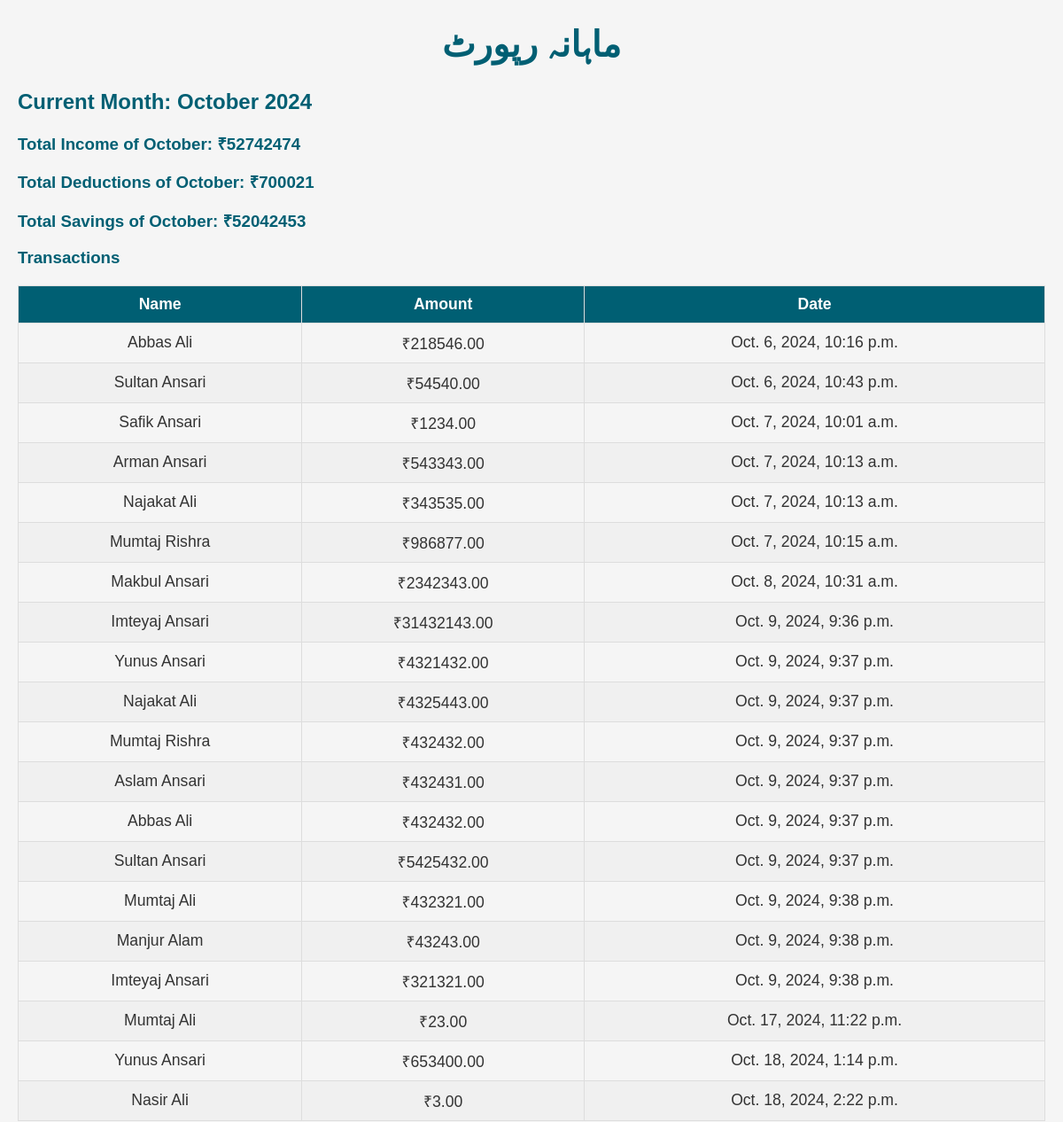
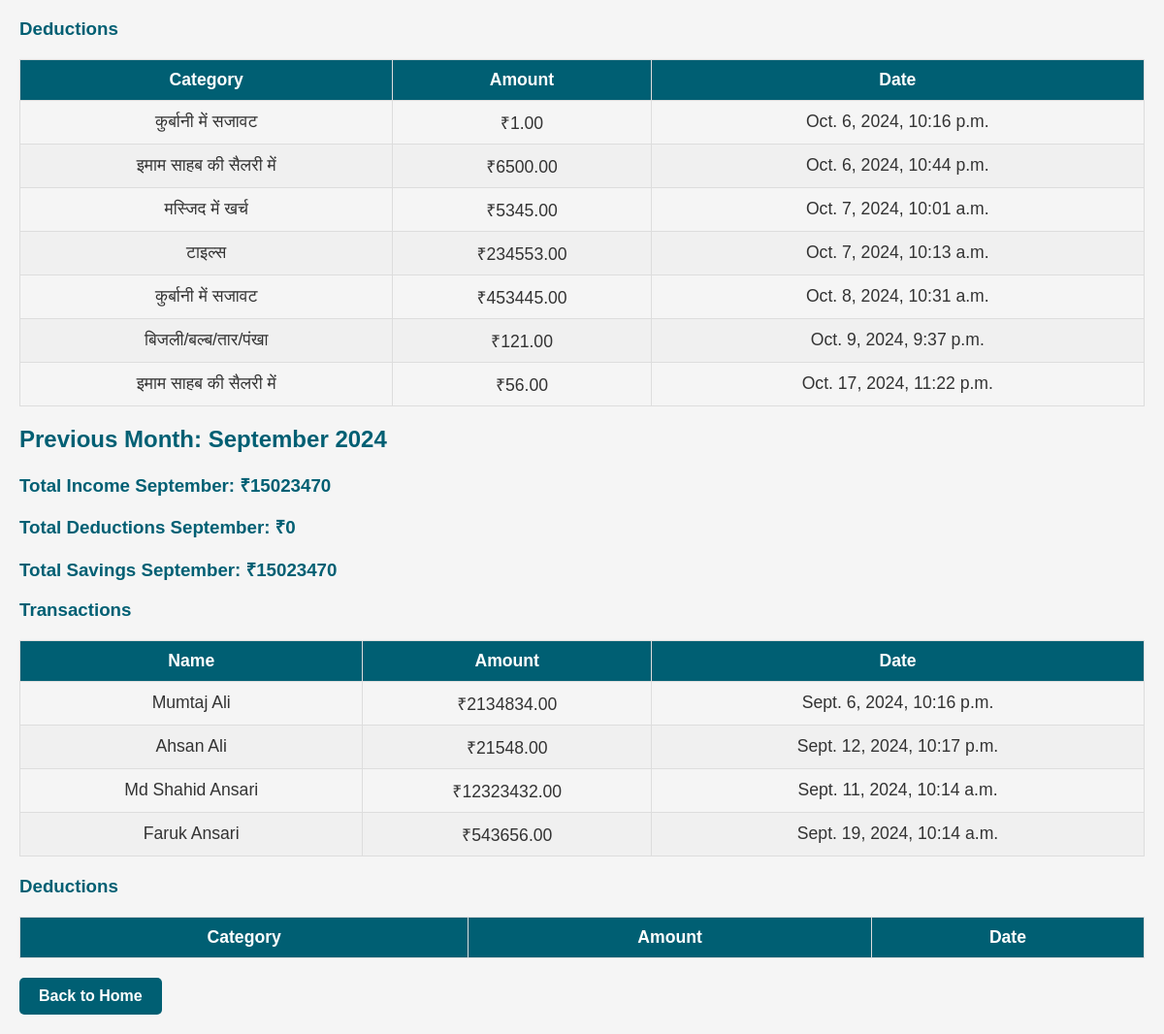
/monthwise-report/, run on the app's committed database (2 pictures, top to bottom).
### community_fund/models.py (models this page shows, shortened)
class Transaction(models.Model):
    user = models.ForeignKey(User, on_delete=models.CASCADE)
    amount = models.DecimalField(max_digits=10, decimal_places=2)
    date = models.DateTimeField(default=timezone.now)

class User(models.Model):
    name = models.CharField(max_length=100)
    joined_date = models.DateTimeField(default=timezone.now)
    is_active = models.BooleanField(default=True)

class Deduction(models.Model):
    CATEGORY_CHOICES = [
        ('इमाम साहब की सैलरी में', 'इमाम साहब की सैलरी में'),
        ('मस्जिद में खर्च', 'मस्जिद में खर्च'),
        ('बिजली/बल्ब/तार/पंखा', 'बिजली/बल्ब/तार/पंखा'),
        ('साउंड सिस्टम', 'साउंड सिस्टम'),
        ('ईद में सजावट', 'ईद में सजावट'),
        ('कुर्बानी में सजावट', 'कुर्बानी में सजावट'),
        ('चापाकल', 'चापाकल'),
        ('वाइपर खरीदने में', 'वाइपर खरीदने में'),
        ('झाड़ू', 'झाड़ू'),
        ('ताला/चाबी', 'ताला/चाबी'),
        ('लोटा', 'लोटा'),
        ('पेंटिंग', 'पेंटिंग'),
        ('ईंट', 'ईंट'),
        ('गिट्टी', 'गिट्टी'),
        ('बालू', 'बालू'),
        ('सीमेंट', 'सीमेंट'),
        ('छड़', 'छड़'),
        ('मिस्त्री/लेबर', 'मिस्त्री/लेबर'),
        ('टाइल्स', 'टाइल्स'),
    ]
    category = models.CharField(max_length=30, choices=CATEGORY_CHOICES)
    amount = models.DecimalField(max_digits=10, decimal_places=2)
    date = models.DateTimeField(default=timezone.now)

### community_fund/views.py (the view)
# urls.py: path('monthwise-report/', monthwise_report, name='monthwise_report')
def monthwise_report(request):
    now = timezone.now()
    current_month = now.month
    current_year = now.year
    first_day_of_current_month = datetime.date(current_year, current_month, 1)
    last_day_of_current_month = datetime.date(current_year, current_month, monthrange(current_year, current_month)[1])
    first_day_of_previous_month = datetime.date(current_year, current_month - 1, 1) if current_month > 1 else datetime.date(current_year - 1, 12, 1)
    last_day_of_previous_month = datetime.date(current_year, current_month, 1) - datetime.timedelta(days=1)
    current_month_transactions = Transaction.objects.filter(date__range=[first_day_of_current_month, now])
    current_month_deductions = Deduction.objects.filter(date__range=[first_day_of_current_month, now])
    previous_month_transactions = Transaction.objects.filter(date__range=[first_day_of_previous_month, last_day_of_previous_month])
    previous_month_deductions = Deduction.objects.filter(date__range=[first_day_of_previous_month, last_day_of_previous_month])
    total_income_current = current_month_transactions.aggregate(total=Sum('amount'))['total'] or 0
    total_deductions_current = current_month_deductions.aggregate(total=Sum('amount'))['total'] or 0
    total_savings_current = total_income_current - total_deductions_current
    total_income_previous = previous_month_transactions.aggregate(total=Sum('amount'))['total'] or 0
    total_deductions_previous = previous_month_deductions.aggregate(total=Sum('amount'))['total'] or 0
    total_savings_previous = total_income_previous - total_deductions_previous
    previous_month_data_available = previous_month_transactions.exists() or previous_month_deductions.exists()
    context = {
        'current_month_transactions': current_month_transactions,
        'current_month_deductions': current_month_deductions,
        'total_income_current': total_income_current,
        'total_deductions_current': total_deductions_current,
        'total_savings_current': total_savings_current,
        'previous_month_transactions': previous_month_transactions,
        'previous_month_deductions': previous_month_deductions,
        'total_income_previous': total_income_previous,
        'total_deductions_previous': total_deductions_previous,
        'total_savings_previous': total_savings_previous,
        'current_month_name': now.strftime('%B'),
        'previous_month_name': (now - datetime.timedelta(days=30)).strftime('%B'),  # Approximate for month name
        'year': current_year,
        'previous_month_data_available': previous_month_data_available,
    }
    return render(request, 'monthwise_report.html', context)

### community_fund/templates/monthwise_report.html (shortened to what this page needs)
{% load static %}
<!DOCTYPE html>
<html lang="en">
<head>
</head>
<body>
    <h1>ماہانہ رپورٹ</h1>
    <h2>Current Month: {{ current_month_name }} {{ year }}</h2>
    <h3>Total Income of {{ current_month_name }}: ₹{{ total_income_current }}</h3>
    <h3>Total Deductions of {{ current_month_name }}: ₹{{ total_deductions_current }}</h3>
    <h3>Total Savings of {{ current_month_name }}: ₹{{ total_savings_current }}</h3>
    <h3>Transactions</h3>
    <table>
        <thead>
            <tr>
                <th>Name</th>
                <th>Amount</th>
                <th>Date</th>
            </tr>
        </thead>
        <tbody>
            {% for transaction in current_month_transactions %}
            <tr>
                <td>{{ transaction.user.name }}</td>
                <td>₹{{ transaction.amount }}</td>
                <td>{{ transaction.date }}</td>
            </tr>
            {% endfor %}
        </tbody>
    </table>
    <h3>Deductions</h3>
    <table>
        <thead>
            <tr>
                <th>Category</th>
                <th>Amount</th>
                <th>Date</th>
            </tr>
        </thead>
        <tbody>
            {% for deduction in current_month_deductions %}
            <tr>
                <td>{{ deduction.category }}</td>
                <td>₹{{ deduction.amount }}</td>
                <td>{{ deduction.date }}</td>
            </tr>
            {% endfor %}
        </tbody>
    </table>
    <h2>Previous Month: {{ previous_month_name }} {{ year }}</h2>
    {% if previous_month_data_available %}
        <h3>Total Income {{ previous_month_name }}: ₹{{ total_income_previous }}</h3>
        <h3>Total Deductions {{ previous_month_name }}: ₹{{ total_deductions_previous }}</h3>
        <h3>Total Savings {{ previous_month_name }}: ₹{{ total_savings_previous }}</h3>
        <h3>Transactions</h3>
        <table>
            <thead>
                <tr>
                    <th>Name</th>
                    <th>Amount</th>
                    <th>Date</th>
                </tr>
            </thead>
            <tbody>
                {% for transaction in previous_month_transactions %}
                <tr>
                    <td>{{ transaction.user.name }}</td>
                    <td>₹{{ transaction.amount }}</td>
                    <td>{{ transaction.date }}</td>
                </tr>
                {% endfor %}
            </tbody>
        </table>
        <h3>Deductions</h3>
        <table>
            <thead>
                <tr>
                    <th>Category</th>
                    <th>Amount</th>
                    <th>Date</th>
                </tr>
            </thead>
        </table>
    {% else %}
        <h3>No data available for {{ previous_month_name }} {{ year }}.</h3>
    {% endif %}
    <a href="{% url 'home' %}">Back to Home</a>
</body>
</html>

### community_fund/templates/monthwise_report.html (style rules this page uses)
body { font-family: Arial, sans-serif; margin: 20px; background-color: #f5f5f5; color: #333; }
h1 { text-align: center; font-size: 2.5rem; color: #005f73; }
h2, h3 { color: #005f73; }
table { width: 100%; border-collapse: collapse; margin: 20px 0; }
table thead { background-color: #005f73; color: white; }
table th, table td { padding: 10px; border: 1px solid #ddd; text-align: center; font-size: 1.1rem; }
table tbody tr:nth-child(even) { background-color: #f0f0f0; }
a { display: inline-block; padding: 10px 20px; background-color: #005f73; color: white; text-decoration: none; font-weight: bold; border-radius: 5px; text-align: center; }

### data on the page
Deduction: category "कुर्बानी में सजावट", amount "1.00", date "Oct. 6, 2024, 10:16 p.m."
Deduction: category "इमाम साहब की सैलरी में", amount "6500.00", date "Oct. 6, 2024, 10:44 p.m."
Deduction: category "मस्जिद में खर्च", amount "5345.00", date "Oct. 7, 2024, 10:01 a.m."
Deduction: category "टाइल्स", amount "234553.00", date "Oct. 7, 2024, 10:13 a.m."
Deduction: category "कुर्बानी में सजावट", amount "453445.00", date "Oct. 8, 2024, 10:31 a.m."
Deduction: category "बिजली/बल्ब/तार/पंखा", amount "121.00", date "Oct. 9, 2024, 9:37 p.m."
Deduction: category "इमाम साहब की सैलरी में", amount "56.00", date "Oct. 17, 2024, 11:22 p.m."

### other printed values
{{ total_income_current }} "52742474"
{{ total_deductions_current }} "700021"
{{ total_savings_current }} "52042453"
{{ total_income_previous }} "15023470"
{{ total_deductions_previous }} "0"
{{ total_savings_previous }} "15023470"
